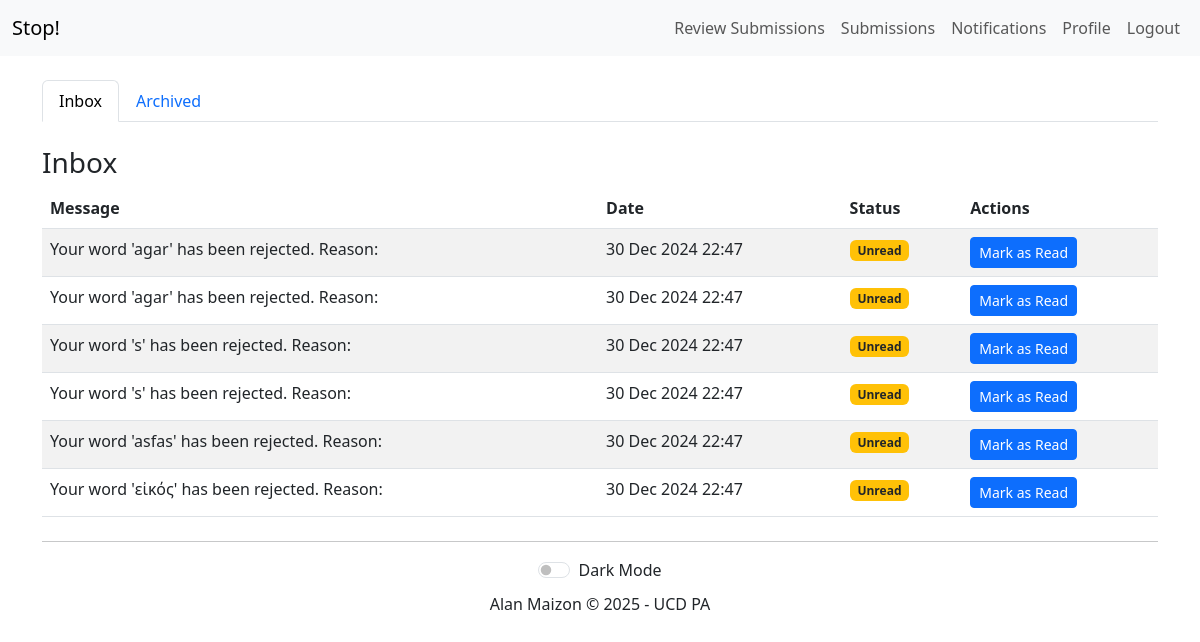
Page /inbox/notifications-with-archived/ (signed in) on the committed database.
### communication/models.py (models this page shows, shortened)
class Notification(models.Model):
    player = models.ForeignKey(settings.AUTH_USER_MODEL, on_delete=models.CASCADE)
    message = models.TextField()
    created_at = models.DateTimeField(auto_now_add=True)
    is_read = models.BooleanField(default=False)
    is_archived = models.BooleanField(default=False)

### inbox/views.py (the view)
# urls.py: path('notifications-with-archived/', views.notifications_with_archived, name='notifications_with_archived'),
@login_required
def notifications_with_archived(request):
    notifications = Notification.objects.filter(player=request.user, is_archived=False).order_by('-created_at')
    archived_notifications = Notification.objects.filter(player=request.user, is_archived=True).order_by('-created_at')
    return render(request, 'inbox/notifications_with_archived.html', {
        'notifications': notifications,
        'archived_notifications': archived_notifications,
    })

### inbox/templates/inbox/notifications_with_archived.html (shortened to what this page needs)
{% extends 'base.html' %}
{% block content %}
<ul class="nav nav-tabs mb-4">
    <li class="nav-item">
        <a class="nav-link active" id="inbox-tab" data-bs-toggle="tab" href="#inbox-notifications">Inbox</a>
    </li>
    <li class="nav-item">
        <a class="nav-link" id="archived-tab" data-bs-toggle="tab" href="#archived-notifications">Archived</a>
    </li>
</ul>
<div class="tab-content">
    <div class="tab-pane fade show active" id="inbox-notifications">
        <h3>Inbox</h3>
        <table class="table table-striped">
            <thead>
                <tr>
                    <th>Message</th>
                    <th>Date</th>
                    <th>Status</th>
                    <th>Actions</th>
                </tr>
            </thead>
            <tbody>
                {% for notification in notifications %}
                    <tr>
                        <td>{{ notification.message }}</td>
                        <td>{{ notification.created_at|date:"d M Y H:i" }}</td>
                        <td>
                            {% if notification.is_read %}
                                <span class="badge bg-success">Read</span>
                            {% else %}
                                <span class="badge bg-warning text-dark">Unread</span>
                            {% endif %}
                        </td>
                        <td>
                            {% if not notification.is_read %}
                                <a href="{% url 'inbox:mark_as_read' notification.id %}" class="btn btn-primary btn-sm">Mark as Read</a>
                            {% endif %}
                        </td>
                    </tr>
                {% endfor %}
            </tbody>
        </table>
    </div>
</div>
{% endblock %}

### game/static/game/css/styles.css (style rules this page uses)
:root { --valid-bg: #28a745; --valid-color: #ffffff; --invalid-bg: #dc3545; --invalid-color: #ffffff; --background-color: #f8f9fa; --text-color: #343a40; --table-bg: #ffffff; --table-striped-bg: #f2f2f2; --navbar-dark-background-color: #333; }
body { background-color: var(--background-color); color: var(--text-color); margin: 20px; }

### rows in the picture
Notification: message "Your word 'agar' has been rejected. Reason:", created_at "30 Dec 2024 22:47", is_read "Unread"
Notification: message "Your word 'agar' has been rejected. Reason:", created_at "30 Dec 2024 22:47", is_read "Unread"
Notification: message "Your word 's' has been rejected. Reason:", created_at "30 Dec 2024 22:47", is_read "Unread"
Notification: message "Your word 's' has been rejected. Reason:", created_at "30 Dec 2024 22:47", is_read "Unread"
Notification: message "Your word 'asfas' has been rejected. Reason:", created_at "30 Dec 2024 22:47", is_read "Unread"
Notification: message "Your word 'εἰκός' has been rejected. Reason:", created_at "30 Dec 2024 22:47", is_read "Unread"
